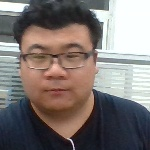
#> input picture image_enhance/2.jpg, 150 x 150 px
$ python resize.py
#> lines starting #> are read from the running program, lines starting #| are printed output that depends on the picture
# -*- coding: UTF-8 -*-
import cv2
import numpy as np

def main():

   img = cv2.imread('2.jpg')
#> img is the input picture: shape (150, 150, 3); mean B, G, R 115.7, 118.5, 126.9
   height, width, temp = img.shape
#> height = 150; width = 150; temp = 3
   downscale = cv2.resize(img, (100, 100), interpolation=cv2.INTER_LINEAR)
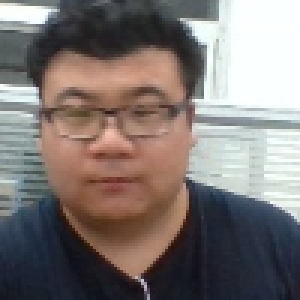
#> downscale: shape (100, 100, 3) (shown 3 times larger); mean B, G, R 115.6, 118.5, 126.8
   upscale = cv2.resize(img,(2*width, 2*height), interpolation=cv2.INTER_LINEAR)
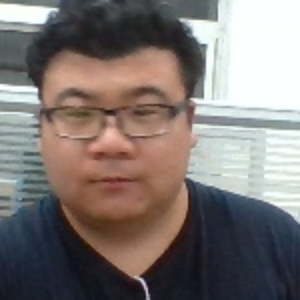
#> upscale: shape (300, 300, 3); mean B, G, R 115.7, 118.5, 126.8
   cv2.imshow('downscale', downscale)
   cv2.imshow('upscale', upscale)
   cv2.imshow('image', img)
   cv2.waitKey(0)

if __name__ == '__main__':
    main()

$ run again, with image_enhance/1.jpg copied over image_enhance/2.jpg
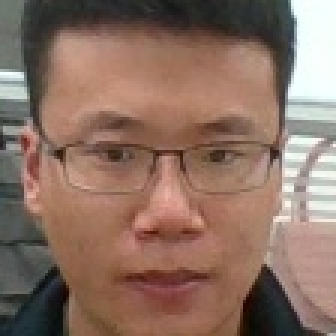
#> input picture image_enhance/1.jpg, 112 x 112 px (shown 3 times larger)
#> in main, img is the input picture: shape (112, 112, 3); mean B, G, R 99.2, 112.4, 139.8
#> in main, `downscale = cv2.resize(img, (100, 100), interpolation=cv2.INTER_LINEAR)`:
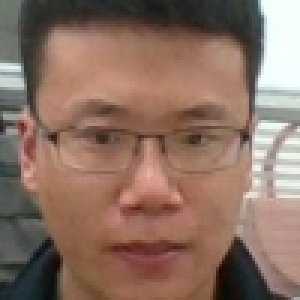
#> downscale: shape (100, 100, 3) (shown 3 times larger); mean B, G, R 99, 112.3, 139.6

$ run again, with image_enhance/3.jpg copied over image_enhance/2.jpg
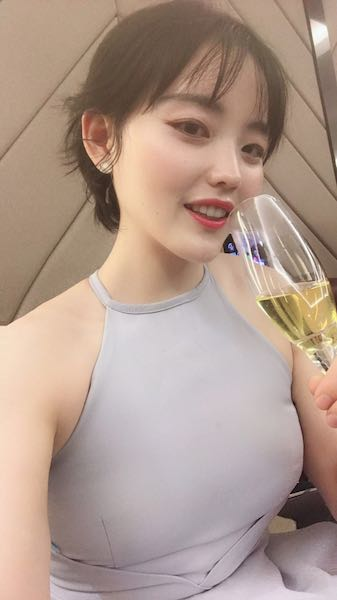
#> input picture image_enhance/3.jpg, 337 x 600 px
#> in main, img is the input picture: shape (600, 337, 3); mean B, G, R 141.5, 153.7, 176.2
#> in main, `downscale = cv2.resize(img, (100, 100), interpolation=cv2.INTER_LINEAR)`:
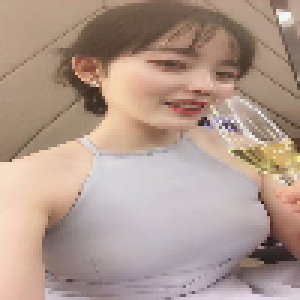
#> downscale: shape (100, 100, 3) (shown 3 times larger); mean B, G, R 141.5, 153.7, 176.2

$ run again, with image_enhance/4.jpg copied over image_enhance/2.jpg
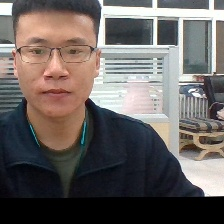
#> input picture image_enhance/4.jpg, 224 x 224 px
#> in main, img is the input picture: shape (224, 224, 3); mean B, G, R 96.5, 99.1, 105.6
#> in main, `downscale = cv2.resize(img, (100, 100), interpolation=cv2.INTER_LINEAR)`:
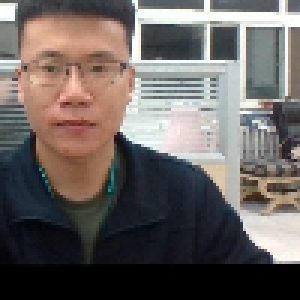
#> downscale: shape (100, 100, 3) (shown 3 times larger); mean B, G, R 96.5, 99.1, 105.6
